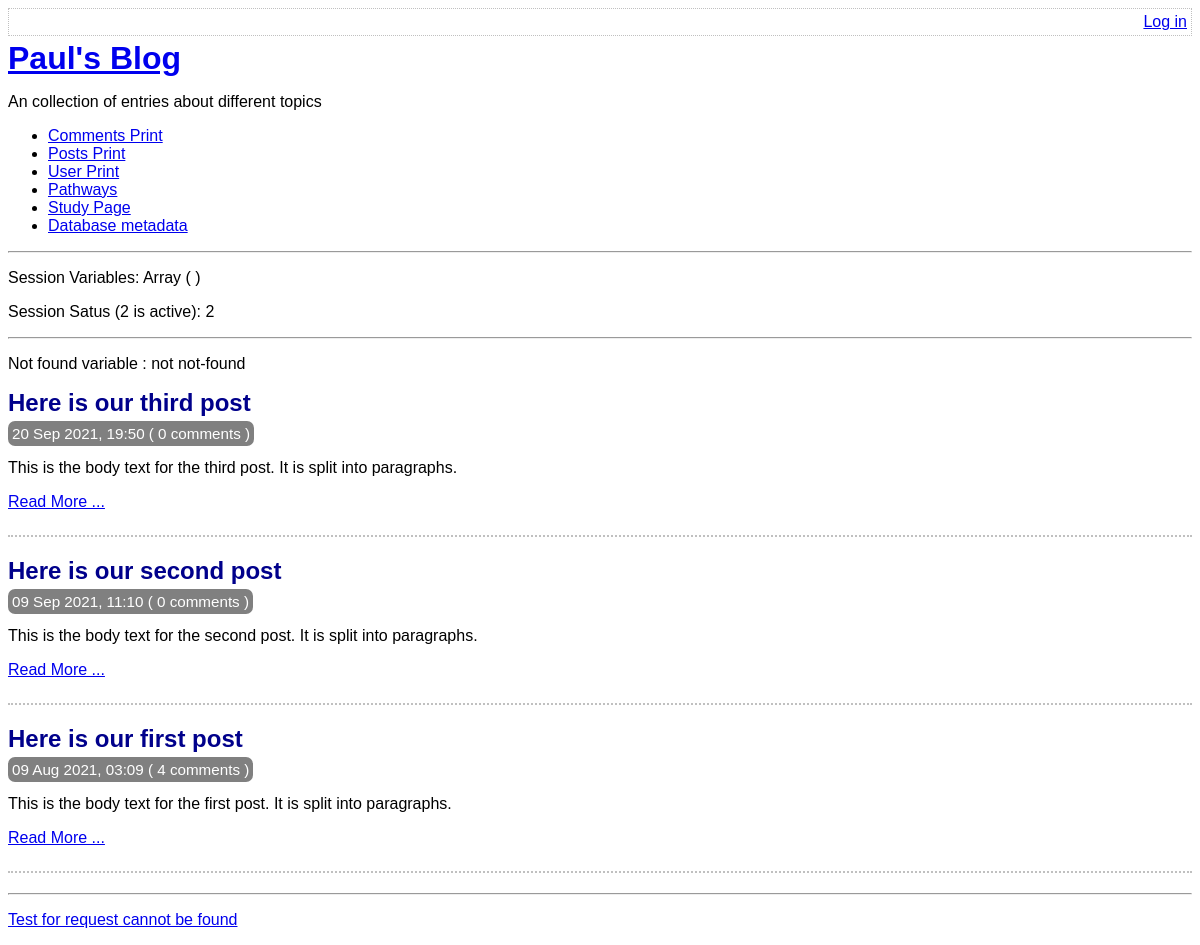
The app's page /, older data.
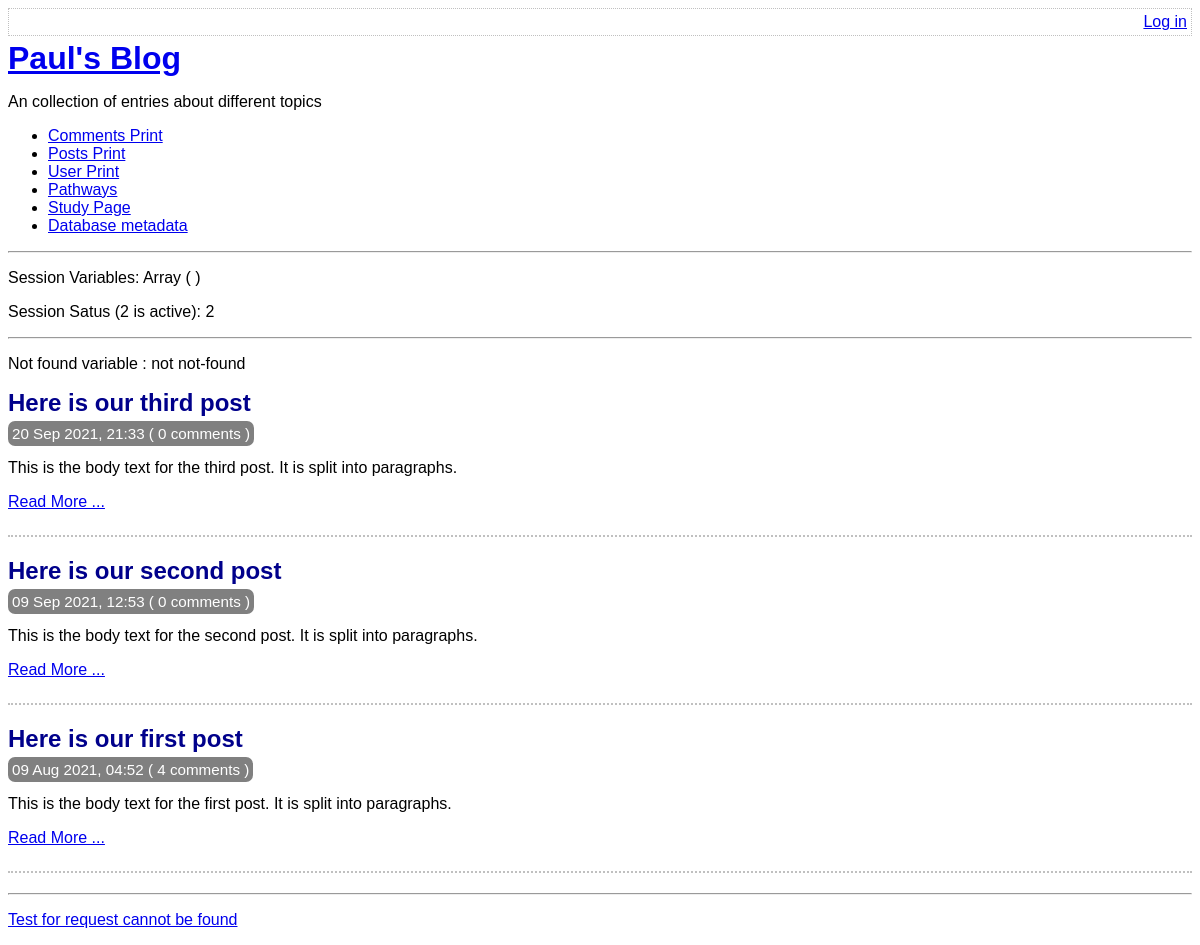
The same page, newer data.
### tables this page shows
CREATE TABLE post(
    id integer primary key autoincrement not null,
    title text not null,
    body text not null,
    user_id integer not null,
    created_at date not null,
    updated_at date,
    foreign key (user_id) references user(id)
);

### lib/common.php (called while the page is built, shortened)
<?php
function getRootPath()
{
    return realpath(__DIR__ . '/..');
}
function getDatabasePath()
{
    return getRootPath() . '/data/data.sqlite';
}
function getDsn()
{
    return 'sqlite:' . getDatabasePath();
}
function getPDO()
{
    $pdo = new PDO(getDsn());
    return $pdo;
}
function htmlEscape($html){
    return htmlspecialchars($html, ENT_HTML5, 'UTF-8');
}
function convertSQliteDate($sqlDate){
    $date = DateTime::createFromFormat("Y-m-d H:i:s",$sqlDate);
    return $date -> format('d M Y, H:i');
}
function countCommentsForPost(PDO $pdo, $postId){
    $pdo = getPDO();
    $sql = "
    select count(*) c from comment
    where post_id = :post_id
    ";
    $stmt = $pdo -> prepare($sql);
    $stmt ->execute(
        array('post_id' => $postId, )
    );
    return (int) $stmt -> fetchColumn();
}
function getAllPosts(PDO $pdo){
    $stmt = $pdo -> query(
        'select id, title, created_at, body,
        (select count(*) from comment where comment.post_id = post.id) comment_count
        from post
        order by created_at desc'
      );
      return $stmt->fetchAll(PDO::FETCH_ASSOC);
}

### index.php (the view, shortened to what this page needs)
<?php
require_once 'lib/common.php';
$pdo = getPDO();
$posts = getAllPosts($pdo);
$notFound = isset($_GET['not-found']);
if ($notFound){
  $notFoundVar = $notFound;
}
else{
  $notFoundVar = "not not-found";
}
?>
<?php
require_once 'templates/boilerplate.php' ?>
<body>
    <?php require 'templates/title.php' ?>
    <p>Not found variable : <?php echo $notFoundVar ?></p>
      <div class="post-list">
        <?php foreach ($posts as $post): ?>
          <div class="post-synopsis">
              <h2>
                <?php echo htmlEscape($post['title']) ?>
              </h2>
              <div class="meta">
                <?php echo convertSQliteDate($post['created_at']) ?>
                ( <?php  echo countCommentsForPost($pdo , $post['id'])  ?> comments )
              </div>
              <p>
                <?php echo htmlEscape($post['body'] )?>
              </p>
              <div class="post-controls">
                <p><a href="view-post.php?post_id=<?php echo $post['id'] ?>">Read More ...</a>
              </p>
              </div>
          </div>
      <?php endforeach ?>
    </div>
<hr/>
<p><a href="view-post.php?post_id=7">Test for request cannot be found</a></p>
</body>
</html>

Row changes from the older to the newer data that the page shows:
changed post "Here is our third post": created_at "20 Sep 2021, 19:50" → "20 Sep 2021, 21:33"
changed post "Here is our second post": created_at "09 Sep 2021, 11:10" → "09 Sep 2021, 12:53"
changed post "Here is our first post": created_at "09 Aug 2021, 03:09" → "09 Aug 2021, 04:52"
